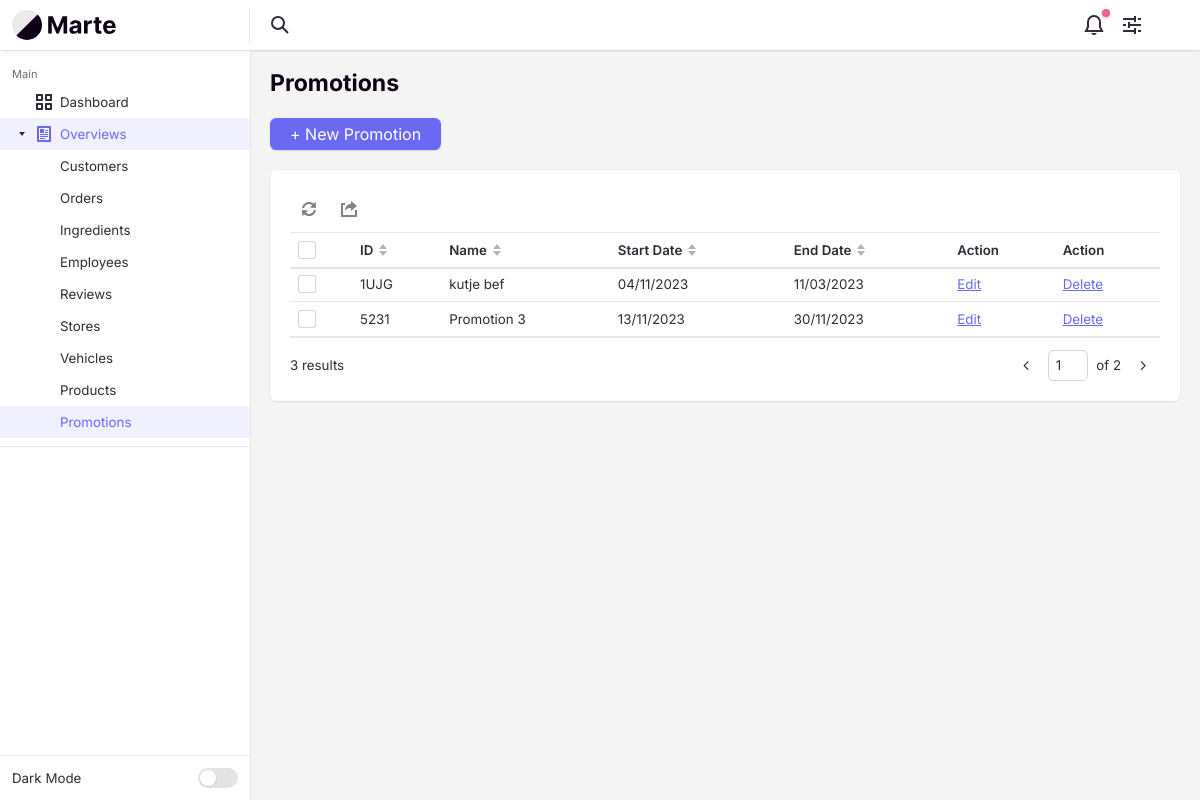
The page /Promotion/overview/ on the database its author committed.
### tables this page shows
CREATE TABLE `promotions` (
  `promotionId` varchar(4) NOT NULL,
  `promotionName` varchar(255) NOT NULL,
  `promotionStartDate` varchar(255) NOT NULL,
  `promotionEndDate` varchar(255) NOT NULL,
  `promotionIsActive` tinyint(1) NOT NULL DEFAULT 1,
  `promotionCreateDate` int(10) NOT NULL,
  `promotionDescription` text DEFAULT NULL
);

### app/controllers/Promotion.php (called while the page is built, shortened)
<?php
class Promotion extends Controller
{
    private $promotionModel;
    public function __construct()
    {
        $this->promotionModel = $this->model('PromotionModel');
    }
    public function overview($params)
    {
        $pageNumber = isset($params['page']) ? intval($params['page']) : 1;
        $recordsPerPage = 2;
        $offset = ($pageNumber - 1) * $recordsPerPage;
        $promotions = $this->promotionModel->getPromotionsByPagination($offset, $recordsPerPage);
        $countPromotions = $this->promotionModel->getTotalPromotionsCount();
        $totalPages = ceil($countPromotions / $recordsPerPage);
        $pageNumber = max(1, min($pageNumber, $totalPages));
        $data = [
            'promotions' => $promotions,
            'countPromotions' => $countPromotions,
            'currentPage' => $pageNumber,
            'recordsPerPage' => $recordsPerPage,
            'totalPages' => $totalPages,
        ];
        $this->view('backend/promotions/overview', $data);
    }
}

### app/libraries/Core.php (called while the page is built, shortened)
<?php
class Core
{
    protected $currentMethod = 'index';
    public function __construct()
    {
        $url = $this->getUrl();
        $this->currentController = new $this->currentController();
        if (isset($url[1])) {
            if (method_exists($this->currentController, $url[1])) {
                $this->currentMethod = $url[1];
            } else if (!empty($url[1])) {
                require APPROOT . '/views/includes/404.php';
                exit;
            }
        }
        $array = [];
        call_user_func_array([$this->currentController, $this->currentMethod], [$array]);
    }
    public function getUrl()
    {
        $incoming = $_SERVER['REQUEST_URI'];
        $incoming = str_replace("/pizzapalacebackend/", "", $incoming);
        if (isset($incoming)) {
            $incoming = trim($incoming, "/");
            $incoming = rtrim($incoming, "/");
            $url = filter_var($incoming, FILTER_SANITIZE_URL);
            $url = explode('/', $url);
            $urlController = $url[0];
            $urlAction = "";
            if (array_key_exists(1, $url)) {
                $urlAction = explode('?', $url[1])[0];
            }
            $urlSlug = $url;
            $output = [$urlController, $urlAction, $urlSlug];
            return $output;
        } else {
            return array('Pizza', 'overview');
        }
    }
}

### app/require.php (called while the page is built, shortened)
<?php
  require_once 'libraries/Core.php';
  require_once 'libraries/Controller.php';
  require_once 'libraries/Database.php';
  $init = new Core();

### public/index.php (called while the page is built)
<?php
  require_once '../app/require.php';
?>

### app/libraries/Database.php (called while the page is built, shortened)
<?php
  class Database {
    private $dbHost = DB_HOST;
    private $dbUser = DB_USER;
    private $dbPass = DB_PASS;
    private $dbName = DB_NAME;
    private $statement;
    private $dbHandler;
    public function __construct()
    {
      $conn = 'mysql:host=' . $this->dbHost . ";dbname=" . $this->dbName;
      $options = array(
        PDO::ATTR_PERSISTENT => true,
        PDO::ATTR_ERRMODE => PDO::ERRMODE_EXCEPTION,
        PDO::ATTR_EMULATE_PREPARES => false
      );
      try
      {
        $this->dbHandler = new PDO($conn, $this->dbUser, $this->dbPass, $options);
      }
      catch(PDOException $e) {
        $this->error = $e->getMessage();
        echo $this->error;
      }
    }
    public function query($sql) {
      $this->statement = $this->dbHandler->prepare($sql);
    }
    public function bind($parameter, $value, $type=null) {
      switch (is_null($type)) {
        case is_int($value):
          $type = PDO::PARAM_INT;
          break;
      }
      $this->statement->bindValue($parameter, $value, $type);
    }
    public function execute() {
      return $this->statement->execute();
    }
    public function resultSet() {
      $this->execute();
      return $this->statement->fetchAll(PDO::FETCH_OBJ);
    }
  }
?>

### app/models/PromotionModel.php (called while the page is built, shortened)
<?php
class PromotionModel
{
    private $db;
    public function __construct()
    {
        $this->db = new Database();
    }
    public function getPromotionsByPagination($offset, $limit)
    {
        $this->db->query("SELECT promotionId,
                                 promotionName,
                                 promotionStartDate,
                                 promotionEndDate,
                                 promotionCreateDate
                                 FROM promotions
                                 WHERE promotionIsActive = 1
                                 LIMIT :offset, :limit");
        $this->db->bind(':offset', $offset);
        $this->db->bind('limit', $limit);
        return $this->db->resultSet();
    }
    public function getTotalPromotionsCount()
    {
        $this->db->query("SELECT COUNT(*) as total FROM promotions WHERE promotionIsActive = 1");
        $result = $this->db->single();
        return $result->total;
    }
}

### app/views/backend/promotions/overview.php (the view, shortened to what this page needs)
<?php require APPROOT . '/views/includes/head.php'; ?>
<div class="margin-bottom-md">
    <h1 class="text-lg">Promotions</h1>
</div>
<div class="margin-bottom-md">
    <div class="flex flex-wrap gap-sm items-center justify-between">
        <a class="btn btn--primary" href="<?= URLROOT ?>Promotion/create">+ New Promotion</a>
    </div>
</div>
<div class="bg radius-md padding-md inner-glow shadow-xs">
    <div class="int-table-actions padding-bottom-xxxs border-bottom border-alpha" data-table-controls="interactive-table-1">
        <menu class="menu-bar js-int-table-actions__no-items-selected js-menu-bar">
            <li class="menu-bar__item " role="menuitem">
            </li>
            <li class="menu-bar__item " role="menuitem">
                <svg class="icon menu-bar__icon" aria-hidden="true" viewBox="0 0 16 16">
                    <g>
                        <path d="M15,16H1c-0.6,0-1-0.4-1-1V3c0-0.6,0.4-1,1-1h3v2H2v10h12V9h2v6C16,15.6,15.6,16,15,16z"></path>
                        <path d="M10,3c-3.2,0-6,2.5-6,7c1.1-1.7,2.4-3,6-3v3l6-5l-6-5V3z"></path>
                    </g>
                </svg>
            </li>
        </menu>
    </div>
    <div id="interactive-table-1" class="int-table text-sm js-int-table">
        <div class="int-table__inner">
            <table class="int-table__table" aria-label="Interactive table example">
                <thead class="int-table__header js-int-table__header">
                    <tr class="int-table__row">
                        <td class="int-table__cell">
                            <div class="custom-checkbox int-table__checkbox">
                                <div class="custom-checkbox__control" aria-hidden="true"></div>
                            </div>
                        </td>
                        <th class="int-table__cell int-table__cell--th int-table__cell--sort js-int-table__cell--sort">
                            <div class="flex items-center">
                                <span>ID</span>
                                <svg class="icon icon--xxs margin-left-xxxs int-table__sort-icon" aria-hidden="true" viewBox="0 0 12 12">
                                    <polygon class="arrow-up" points="6 0 10 5 2 5 6 0" />
                                    <polygon class="arrow-down" points="6 12 2 7 10 7 6 12" />
                                </svg>
                            </div>
                        </th>
                        <th class="int-table__cell int-table__cell--th int-table__cell--sort js-int-table__cell--sort">
                            <div class="flex items-center">
                                <span>Name</span>
                                <svg class="icon icon--xxs margin-left-xxxs int-table__sort-icon" aria-hidden="true" viewBox="0 0 12 12">
                                    <polygon class="arrow-up" points="6 0 10 5 2 5 6 0" />
                                    <polygon class="arrow-down" points="6 12 2 7 10 7 6 12" />
                                </svg>
                            </div>
                        </th>
                        <th class="int-table__cell int-table__cell--th int-table__cell--sort js-int-table__cell--sort" data-date-format="dd-mm-yyyy">
                            <div class="flex items-center">
                                <span>Start Date</span>
                                <svg class="icon icon--xxs margin-left-xxxs int-table__sort-icon" aria-hidden="true" viewBox="0 0 12 12">
                                    <polygon class="arrow-up" points="6 0 10 5 2 5 6 0" />
                                    <polygon class="arrow-down" points="6 12 2 7 10 7 6 12" />
                                </svg>
                            </div>
                        </th>
                        <th class="int-table__cell int-table__cell--th int-table__cell--sort js-int-table__cell--sort" data-date-format="dd-mm-yyyy">
                            <div class="flex items-center">
                                <span>End Date</span>
                                <svg class="icon icon--xxs margin-left-xxxs int-table__sort-icon" aria-hidden="true" viewBox="0 0 12 12">
                                    <polygon class="arrow-up" points="6 0 10 5 2 5 6 0" />
                                    <polygon class="arrow-down" points="6 12 2 7 10 7 6 12" />
                                </svg>
                            </div>
                        </th>
                        <th class="int-table__cell int-table__cell--th text-left">
                            Action
                        </th>
                        <th class="int-table__cell int-table__cell--th text-left">
                            Action
                        </th>
                    </tr>
                </thead>
                <tbody class="int-table__body js-int-table__body">
                    <?php foreach ($data['promotions'] as $promotion) : ?>
                        <tr class="int-table__row">
                            <th class="int-table__cell" scope="row">
                                <div class="custom-checkbox int-table__checkbox">
                                    <div class="custom-checkbox__control" aria-hidden="true"></div>
                                </div>
                            </th>
                            <td class="int-table__cell"><?= $promotion->promotionId ?></td>
                            <td class="int-table__cell"><?= $promotion->promotionName ?></td>
                            <td class="int-table__cell"><?= date('d/m/Y', $promotion->promotionStartDate) ?></td>
                            <td class="int-table__cell"><?= date('d/m/Y', $promotion->promotionEndDate) ?></td>
                            <td class="int-table__cell"><a href="<?= URLROOT ?>Promotion/update/{promotionId:<?= $promotion->promotionId ?>}/">Edit</a></td>
                            <td class="int-table__cell"><a href="<?= URLROOT ?>Promotion/delete/{promotionId:<?= $promotion->promotionId ?>}/">Delete</a></td>
                        </tr>
                    <?php endforeach ?>
                </tbody>
            </table>
        </div>
    </div>
    <div class="flex items-center justify-between padding-top-sm">
        <p class="text-sm"><?= $data['countPromotions'] ?> results</p>
        <nav class="pagination text-sm" aria-label="Pagination">
            <ul class="pagination__list flex flex-wrap gap-xxxs">
                <li>
                    <?php
                    $prevPage = max(1, $data['currentPage'] - 1);
                    $prevPageLink = URLROOT . "Promotion/overview/?page=$prevPage";
                    $prevDisabled = ($data['currentPage'] == 1) ? 'disabled' : '';
                    ?>
                    <a href="<?= $prevPageLink; ?>/" class="pagination__item <?= $prevDisabled; ?>">
                        <svg class="icon" viewBox="0 0 16 16">
                            <g stroke-width="1.5" stroke="currentColor">
                                <polyline fill="none" stroke="currentColor" stroke-linecap="round" stroke-linejoin="round" stroke-miterlimit="10" points="9.5,3.5 5,8 9.5,12.5 "></polyline>
                            </g>
                        </svg>
                    </a>
                </li>
                <li>
                    <span class="pagination__jumper flex items-center">
                        <input aria-label="Page number" class="form-control" type="text" id="pageNumber" name="pageNumber" value="<?php echo $data['currentPage']; ?>">
                        <em>of <?php echo $data['totalPages']; ?></em>
                    </span>
                </li>
                <li>
                    <?php
                    $nextPage = min($data['totalPages'], $data['currentPage'] + 1);
                    $nextPageLink = URLROOT . "Promotion/overview/?page=$nextPage";
                    $nextDisabled = ($data['currentPage'] == $data['totalPages']) ? 'disabled' : '';
                    ?>
                    <a href="<?= $nextPageLink; ?>/" class="pagination__item <?= $nextDisabled; ?>">
                        <svg class="icon" viewBox="0 0 16 16">
                            <g stroke-width="1.5" stroke="currentColor">
                                <polyline fill="none" stroke="currentColor" stroke-linecap="round" stroke-linejoin="round" stroke-miterlimit="10" points="6.5,3.5 11,8 6.5,12.5 "></polyline>
                            </g>
                        </svg>
                    </a>
                </li>
            </ul>
        </nav>
    </div>
</div>
<?php require APPROOT . '/views/includes/footer.php'; ?>

### rows shown on the page
promotions: promotionId "1UJG", promotionName "kutje bef", promotionStartDate "04/11/2023", promotionEndDate "11/03/2023"
promotions: promotionId "5231", promotionName "Promotion 3", promotionStartDate "13/11/2023", promotionEndDate "30/11/2023"

### other values the page prints
$data['countPromotions'] "3"
$data['totalPages'] "2"
